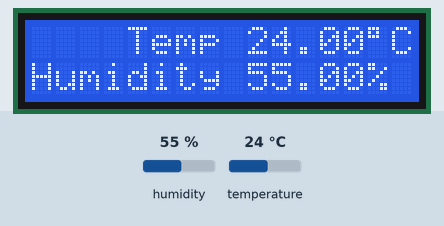
A sketch run on a simulated Arduino Uno, built with avr-gcc and run on an emulated ATmega328P. On the bench: 16×2 character LCD. Inputs (shaded band) come from the test bench; at power-on: humidity 55 %, temperature 24 °C.

Above: at 6.2 s.
6.3 s: humidity set to 22 %
At 8.0 s:
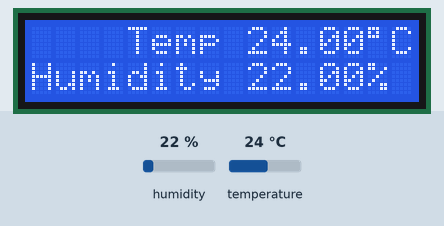
9.0 s: temperature set to 12 °C
At 10.3 s:
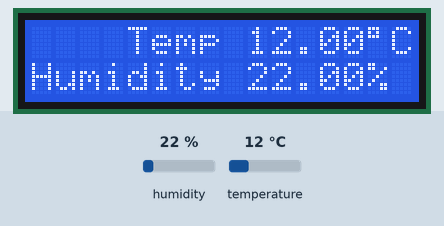
11.7 s: humidity set to 40 %
At 14.5 s:
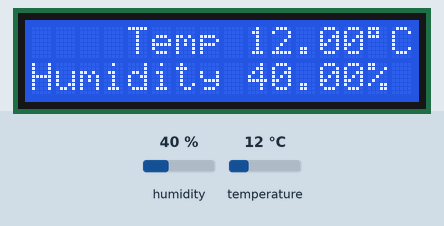
14.8 s: temperature set to 19 °C
At 15.8 s:
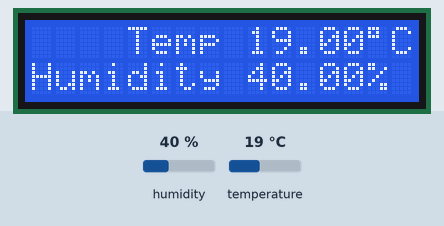
Timing chart, 0 to 17.8 s (numbered marks = the images above; inputs shaded):
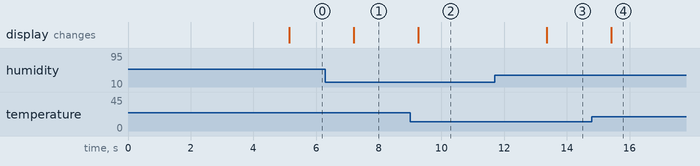

Measured:
- after the input at 6.3 s, the display: changes after 0.90 s (image 1)
- after the input at 9.0 s, the display: changes after 0.25 s (image 2)
- after the input at 11.7 s, the display: changes after 1.7 s (image 3)
- after the input at 14.8 s, the display: changes after 0.61 s (image 4)

The sketch:

DHT11_i2cLCD.ino
```cpp
/*
 * 本範例使用 DHT11 來量測溫溼度值，              © 華夏科大電子系 吳宗憲
 * 並將量測結果傳送至序列監控視窗觀察。
 * 工作電壓：DC5V
 */
#include <Wire.h>
#include <LiquidCrystal_I2C.h>
#include <dht11.h>
#define DHT11PIN 5  //溫度感測器 DHT-11 連接D5

dht11 DHT11;
LiquidCrystal_I2C lcd(0x3F, 2, 1, 0, 4, 5, 6, 7, 3, POSITIVE);  // Set the LCD I2C address

void setup(void)
{
  lcd.begin(16,2);               // initialize the lcd
  lcd.clear();
  //lcd.home ();                   // go home
  lcd.print("Hello, ARDUINO ");
  lcd.setCursor ( 0, 1 );        // go to the next line
  lcd.print (" FORUM - fm   ");
  delay ( 5000 );
}

void loop()
{
  lcd.clear();
  char humidityData[10];
  char tempData[10];

  DHT11Processing(humidityData,tempData);
  lcd.setCursor ( 4, 0 );
  lcd.print("Temp");
  lcd.setCursor ( 9, 0 );
  lcd.print(tempData);
  lcd.print((char)0xDF);
  lcd.print("C");
  lcd.setCursor ( 0, 1 );
  lcd.print("Humidity");
  lcd.setCursor ( 9, 1 );
  lcd.print(humidityData);
  lcd.print("%");
  delay(2000);
}

void DHT11Processing(char HD[], char TD[]){
  int chk = DHT11.read(DHT11PIN);

  if (chk == 0) {
    dtostrf((float)DHT11.humidity,5,2,HD);
    dtostrf((float)DHT11.temperature,5,2,TD);
  }// end if
  else {
    Serial.println("DHT11 Error");
  }
}
```
